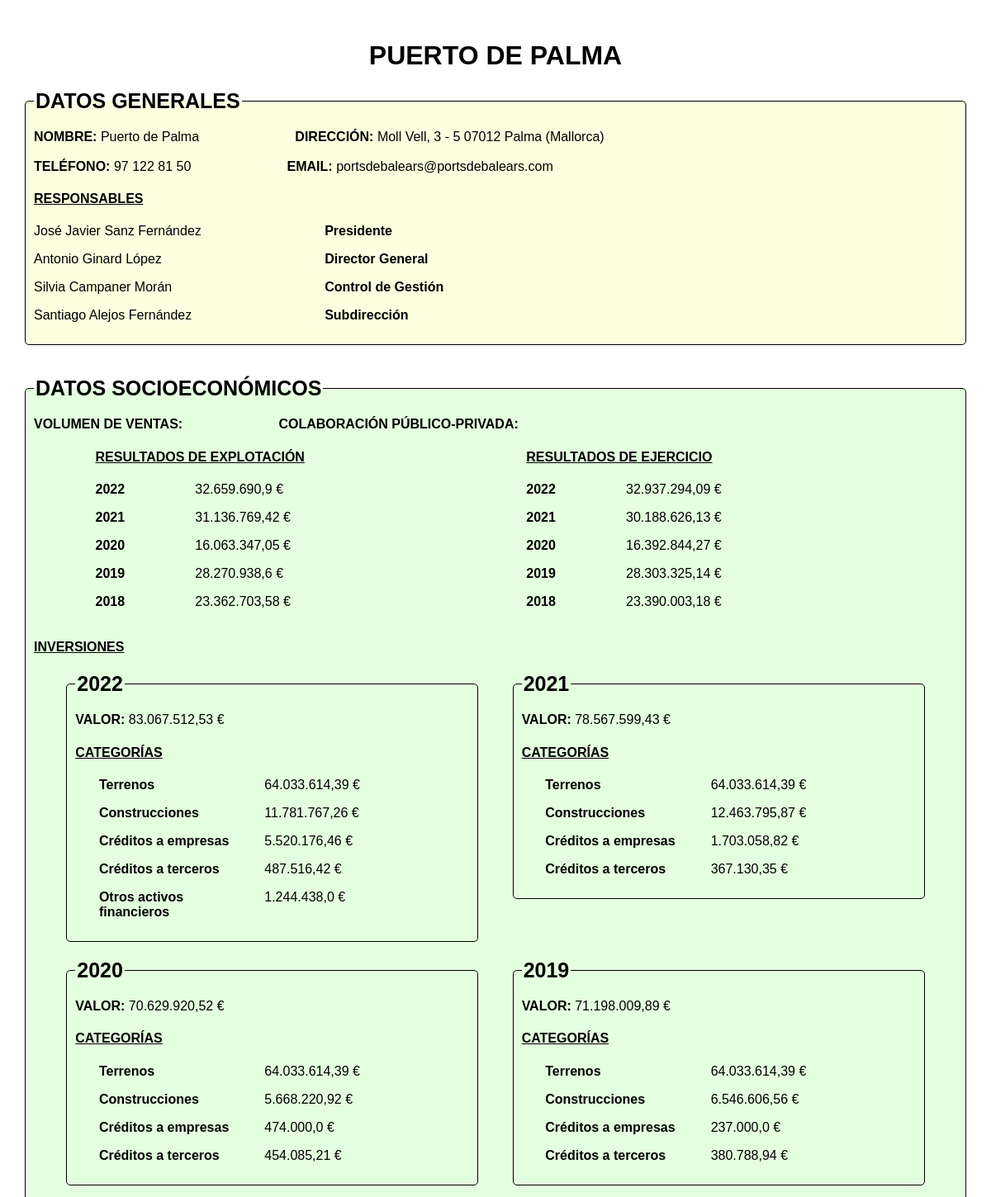
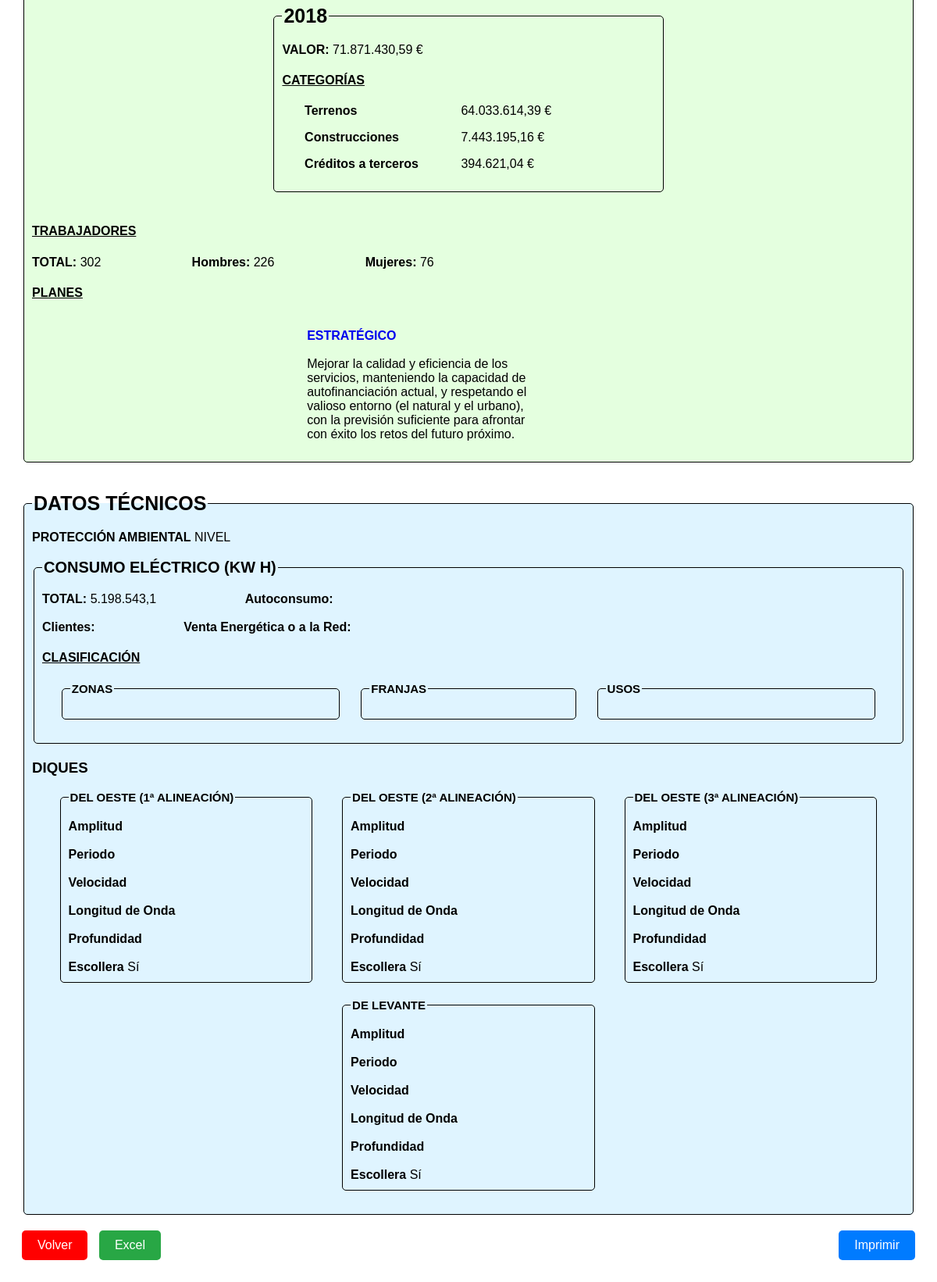
The app's page /show_details/4 with its own data (2 pictures, top to bottom).
### tables this page shows
CREATE TABLE Generales (
        puerto_id INTEGER PRIMARY KEY AUTOINCREMENT,
        nombre_pu TEXT NOT NULL,
        direccion TEXT NOT NULL,
        telefono TEXT NOT NULL,
        mail TEXT NOT NULL
    );

CREATE TABLE Responsables (
        responsable_id INTEGER PRIMARY KEY AUTOINCREMENT,
        puerto_id INTEGER NOT NULL,
        nombre_res TEXT NOT NULL,
        apellidos TEXT NOT NULL,
        cargo_res TEXT NOT NULL,
        FOREIGN KEY (puerto_id) REFERENCES Generales(puerto_id)
    );

CREATE TABLE ResultadoExplotacion (
        resultado_id INTEGER PRIMARY KEY AUTOINCREMENT,
        puerto_id INTEGER NOT NULL,
        anio_ex INTEGER,
        valor_ex REAL,
        FOREIGN KEY (puerto_id) REFERENCES Socioeconomicos(puerto_id)
    );

CREATE TABLE ResultadoEjercicio (
        resultado_id INTEGER PRIMARY KEY AUTOINCREMENT,
        puerto_id INTEGER NOT NULL,
        anio_ej INTEGER,
        valor_ej REAL,
        FOREIGN KEY (puerto_id) REFERENCES Socioeconomicos(puerto_id)
    );

CREATE TABLE Inversiones (
        inversion_id INTEGER PRIMARY KEY AUTOINCREMENT,
        puerto_id INTEGER NOT NULL,
        anio_in INTEGER,
        valor_in REAL,
        FOREIGN KEY (puerto_id) REFERENCES Socioeconomicos(puerto_id)
    );

CREATE TABLE CategoriasInversiones (
        categoria_id INTEGER PRIMARY KEY AUTOINCREMENT,
        inversion_id INTEGER NOT NULL,
        puerto_id INTEGER NOT NULL,
        nombre_cat TEXT,
        valor_cat REAL,
        FOREIGN KEY (inversion_id) REFERENCES Inversiones(inversion_id)
    );

CREATE TABLE Socioeconomicos (
        socioeconomico_id INTEGER PRIMARY KEY AUTOINCREMENT,
        puerto_id INTEGER NOT NULL,
        trab_total INTEGER,
        trab_hombres INTEGER,
        trab_mujeres INTEGER,
        volumen_ventas REAL,
        colaboracion TEXT,
        plan_estrategico_enlace TEXT,
        plan_estrategico_descripcion TEXT,
        plan_transicion_energetica_enlace TEXT,
        plan_transicion_energetica_descripcion TEXT,
        plan_igualdad_enlace TEXT,
        plan_igualdad_descripcion TEXT,
        FOREIGN KEY (puerto_id) REFERENCES Generales(puerto_id)
    );

CREATE TABLE Diques (
        dique_id INTEGER PRIMARY KEY AUTOINCREMENT,
        puerto_id INTEGER NOT NULL,
        nombre_dique TEXT,
        amplitud REAL,
        periodo REAL,
        velocidad REAL,
        longitud_onda REAL,
        profundidad REAL,
        escullera BOOLEAN,
        FOREIGN KEY (puerto_id) REFERENCES Tecnicos(puerto_id)
    );

### main.py (the view, shortened to what this page needs)
@app.route('/show_details/<puerto_id>', methods=['GET', 'POST'])
def show_details(puerto_id):
    conn = sqlite3.connect('puertos.db')
    cursor = conn.cursor()
    cursor.execute("SELECT * FROM Generales WHERE puerto_id=?", (puerto_id,))
    generales = cursor.fetchone()
    nombre = generales[1]
    generales_columns = [desc[0] for desc in cursor.description]
    cursor.execute("SELECT * FROM Responsables WHERE puerto_id=?", (puerto_id,))
    responsables = cursor.fetchall()
    responsables_columns = [desc[0] for desc in cursor.description]
    cursor.execute("SELECT * FROM Socioeconomicos WHERE puerto_id=?", (puerto_id,))
    socioeconomicos = cursor.fetchone()
    socioeconomicos_columns = [desc[0] for desc in cursor.description]
    cursor.execute("SELECT * FROM Tecnicos WHERE puerto_id=?", (puerto_id,))
    tecnicos = cursor.fetchone()
    tecnicos_columns = [desc[0] for desc in cursor.description]
    cursor.execute("SELECT * FROM ResultadoExplotacion WHERE puerto_id=?", (puerto_id,))
    explotacion = cursor.fetchall()
    explotacion_columns = [desc[0] for desc in cursor.description]
    cursor.execute("SELECT * FROM ResultadoEjercicio WHERE puerto_id=?", (puerto_id,))
    ejercicios = cursor.fetchall()
    ejercicios_columns = [desc[0] for desc in cursor.description]
    cursor.execute("SELECT * FROM Inversiones WHERE puerto_id=?", (puerto_id,))
    inversiones = cursor.fetchall()
    inversiones_columns = [desc[0] for desc in cursor.description]
    cursor.execute("SELECT * FROM CategoriasInversiones WHERE puerto_id=?", (puerto_id,))
    categorias = cursor.fetchall()
    categorias_columns = [desc[0] for desc in cursor.description]
    cursor.execute("SELECT * FROM ZonasConsumoElectrico WHERE puerto_id=?", (puerto_id,))
    zonas = cursor.fetchall()
    zonas_columns = [desc[0] for desc in cursor.description]
    cursor.execute("SELECT * FROM FranjasHorariasConsumoElectrico WHERE puerto_id=?", (puerto_id,))
    franjas = cursor.fetchall()
    franjas_columns = [desc[0] for desc in cursor.description]
    cursor.execute("SELECT * FROM UsosConsumoElectrico WHERE puerto_id=?", (puerto_id,))
    usos = cursor.fetchall()
    usos_columns = [desc[0] for desc in cursor.description]
    cursor.execute("SELECT * FROM Diques WHERE puerto_id=?", (puerto_id,))
    diques = cursor.fetchall()
    diques_columns = [desc[0] for desc in cursor.description]
    conn.close()
    def convert_to_dataframe(data, columns):
        if isinstance(data, list) and len(data) > 0:
            return pd.DataFrame(data, columns=columns)
        elif data:
            return pd.DataFrame([data], columns=columns)
        else:
            return pd.DataFrame(columns=columns)
    df_generales = convert_to_dataframe(generales, generales_columns)
    df_responsables = convert_to_dataframe(responsables, responsables_columns)
    df_socioeconomicos = convert_to_dataframe(socioeconomicos, socioeconomicos_columns)
    df_tecnicos = convert_to_dataframe(tecnicos, tecnicos_columns)
    df_explotacion = convert_to_dataframe(explotacion, explotacion_columns)
    df_ejercicios = convert_to_dataframe(ejercicios, ejercicios_columns)
    df_inversiones = convert_to_dataframe(inversiones, inversiones_columns)
    df_categorias = convert_to_dataframe(categorias, categorias_columns)
    df_zonas = convert_to_dataframe(zonas, zonas_columns)
    df_franjas = convert_to_dataframe(franjas, franjas_columns)
    df_usos = convert_to_dataframe(usos, usos_columns)
    df_diques = convert_to_dataframe(diques, diques_columns)
    return render_template('details.html', generales=generales, responsables=responsables,
                           socioeconomicos=socioeconomicos, tecnicos=tecnicos, explotacion=explotacion,
                           ejercicios=ejercicios, inversiones=inversiones, categorias=categorias,
                           zonas=zonas, franjas=franjas, usos=usos, diques=diques)

### templates/details.html (shortened to what this page needs)
<!DOCTYPE html>
<html lang="es">
<head>
    <link rel="stylesheet" href="{{ url_for('static', filename='styles.css') }}">
</head>
<body>
<div class="container">
    <h1>{{ generales[1] }}</h1>
    <fieldset class="datos_generales" >
        {% macro format_valor(valor) %}
            {% set valor = valor|string %}
            {% set valor = valor|replace('.', ',') %}
            {% set valor = valor|reverse %}
            {% set character_position = valor.find(",") %}
            {% set v=namespace(valor_con_puntos = '') %}
            {% if character_position != -1 %}
                {% set ns = namespace(contador=0) %}
                {% for index in range(character_position + 1, valor|length) %}
                    {% if ns.contador == 3 %}
                        {% set v.valor_con_puntos = v.valor_con_puntos ~ '.' %}
                        {% set ns.contador = 0 %}
                    {% endif %}
                    {% set ns.contador = ns.contador + 1 %}
                    {% set v.valor_con_puntos = v.valor_con_puntos + valor[index] %}
                {% endfor %}
                {% set v.valor_con_puntos = valor[:character_position + 1] ~ v.valor_con_puntos %}
            {% endif %}
            {% if valor.endswith('-') %}
                {%set v.valor_con_puntos = v.valor_con_puntos|reverse%}
                {{ v.valor_con_puntos[1:]}}
            {% else %}
                {{ v.valor_con_puntos|reverse }}
            {% endif %}
        {% endmacro %}
        <legend>Datos Generales</legend>
        <p>
            <span><b>NOMBRE:</b></span>
            <span>{{ generales[1] }}</span>
        </p>
        <p>
            <span><b>DIRECCIÓN:</b></span>
            <span>{{ generales[2] }}</span>
        </p><br><br>
        <p>
            <span><b>TELÉFONO:</b></span>
            <span>{{ generales[3] }}</span>
        </p>
        <p>
            <span><b>EMAIL:</b></span>
            <span>{{ generales[4] }}</span>
        </p>
        <h4><u>RESPONSABLES</u></h4>
        <div id="responsables">
            {% for responsable in responsables %}
            <div id="responsable_{{ loop.index }}">
                <p style="display: flex;">
                    <span style="flex: 0.35;">{{ responsable[2] }} {{ responsable[3] }}</span>
                    <span style="flex: 0.65;"><b> {{ responsable[4] }}</b></span>
                </p>
            </div>
            {% endfor %}
        </div>
    </fieldset>
    <br>
    <fieldset class="datos_socioeconomicos" >
        <legend>Datos Socioeconómicos</legend>
        <p>
            <span><b>VOLUMEN DE VENTAS:</b></span>
        </p>
        <p>
            <span><b>COLABORACIÓN PÚBLICO-PRIVADA:</b></span>
        </p>
        <div style="display: flex; justify-content: space-evenly;">
            <div id="resultados_explotacion" style="flex: 0.4;">
                <h4><u>RESULTADOS DE EXPLOTACIÓN</u></h4>
                {% for resultado_explotacion in explotacion %}
                <div id="resultado_explotacion_{{ loop.index }}">
                    <p style="display: flex; justify-content: space-evenly;">
                        <span style="flex: 0.3;"><b>{{ resultado_explotacion[2] }}</b></span>
                        <span style="flex: 0.7; color: {% if resultado_explotacion[3] < 0 %}red{% else %}black{% endif %};">
                            {{ "\t" + format_valor(resultado_explotacion[3]) + "€" }}
                        </span>
                    </p>
                </div>
                {% endfor %}
            </div>
            <div id="resultados_ejercicio" style="flex: 0.4;">
                <h4><u>RESULTADOS DE EJERCICIO</u></h4>
                {% for resultado_ejercicio in ejercicios %}
                <div id="resultado_ejercicio_{{ loop.index }}">
                    <p style="display: flex; justify-content: space-evenly;">
                        <span style="flex: 0.3;"><b>{{ resultado_ejercicio[2] }}</b></span>
                        <span style="flex: 0.7; color: {% if resultado_ejercicio[3] < 0 %}red{% else %}black{% endif %};">
                            {{ "\t" + format_valor(resultado_ejercicio[3]) + "€" }}
                        </span>
                    </p>
                </div>
                {% endfor %}
            </div>
        </div>
        <h4><u>INVERSIONES</u></h4>
        <div id="inversiones" style="display: flex; flex-wrap: wrap; justify-content: space-evenly;">
            {% for inversion in inversiones %}
            <div id="inversion_{{ loop.index }}" style="flex: 0 1 calc(45%);">
                <fieldset>
                    <legend>{{ inversion[2] }}</legend>
                    <p>
                        <span><b>VALOR:</b></span>
                        <span style="color: {% if inversion[3] < 0 %}red{% else %}black{% endif %};">
                            {{ "\t" + format_valor(inversion[3]) + "€" }}
                        </span>
                    </p>
                    <h4><u>CATEGORÍAS</u></h4>
                    <div id="categorias_inversion_{{ loop.index }}">
                        {% for categoria in categorias %}
                        {% if categoria[1] == inversion[0] %}
                        <p style="display: flex; justify-content: space-evenly;">
                            <span style="flex: 0.40;"><b>{{ categoria[3] }}</b></span>
                            <span style="flex: 0.40; color: {% if categoria[4] < 0 %}red{% else %}black{% endif %};">
                                {{ "\t" + format_valor(categoria[4]) + "€" }}
                            </span>
                        </p>
                        {% endif %}
                        {% endfor %}
                    </div>
                </fieldset>
            </div>
            {% endfor %}
        </div>
        <h4><u>TRABAJADORES</u></h4>
        <p>
            <span><b>TOTAL:</b></span>
            <span>{{ socioeconomicos[2] }}</span>
        </p>
        <p>
            <span><b>Hombres:</b></span>
            <span>{{ socioeconomicos[3] }}</span>
        </p>
        <p>
            <span><b>Mujeres:</b></span>
            <span>{{ socioeconomicos[4] }}</span>
        </p>
        <h4><u>PLANES</u></h4>
        <div style="display: flex; justify-content: space-evenly;">
            {% if socioeconomicos[7] and socioeconomicos[7]|length > 0 and socioeconomicos[8] and socioeconomicos[8]|length > 0 %}
                <p style="flex: 0.3;">
                    <a href="{{ socioeconomicos[7] }}" style="text-decoration: none;">
                        <span><b>ESTRATÉGICO</b></span><br><br>
                    </a>
                    <span>{{ socioeconomicos[8] }}</span>
                </p>
            {% endif %}
        </div>
    </fieldset>
    <br>
    <fieldset class="datos-tecnicos" style="background: #dff4ff">
        <legend>Datos Técnicos</legend>
        <p>
            <span><b>PROTECCIÓN AMBIENTAL</b></span>
            <span>NIVEL {{ tecnicos[6] }}</span><br>
        </p>
        <fieldset>
            <legend style="font-size: 20px;">CONSUMO ELÉCTRICO (KW H)</legend>
            <p>
                <span><b>TOTAL:</b></span>
                <span>{{ "\t" + format_valor(tecnicos[2]) }}</span>
            </p>
            <p>
                <span><b>Autoconsumo:</b></span>
            </p><br><br>
            <p>
                <span><b>Clientes:</b></span>
            </p>
            <p>
                <span><b>Venta Energética o a la Red:</b></span>
            </p>
            <h4><u>CLASIFICACIÓN</u></h4>
            <div style="display: flex; justify-content: space-evenly;">
                <fieldset style="flex: 0.33;">
                    <legend style="font-size: 15px;">ZONAS</legend>
                </fieldset>
                <fieldset style="flex: 0.25;">
                    <legend style="font-size: 15px;">FRANJAS</legend>
                </fieldset>
                <fieldset style="flex: 0.33;">
                    <legend style="font-size: 15px;">USOS</legend>
                </fieldset>
            </div>
        </fieldset>
        <h3>Diques</h3>
        <div style="display: flex; flex-wrap: wrap; justify-content: space-evenly;">
            {% for dique in diques %}
            <fieldset style="flex: 0 1 calc(27%);">
                <legend style="font-size: 15px;">{{ dique[2] }}</legend>
                <p>
                    <span><b>Amplitud</b></span>
                </p><br><br>
                <p>
                    <span><b>Periodo</b></span>
                </p><br><br>
                <p>
                    <span><b>Velocidad</b></span>
                </p><br><br>
                <p>
                    <span><b>Longitud de Onda</b></span>
                </p><br><br>
                <p>
                    <span><b>Profundidad</b></span>
                </p><br><br>
                <p>
                    <span><b>Escollera</b></span>
                    <span>{{"\t" +  "Sí" if dique[8] == 1 else "No" if dique[8] == 0 else "" }}</span>
                </p>
            </fieldset>
            {% endfor %}
        </div>
    </fieldset>
    <button type="button" id="button-back" onclick="window.location.href='{{ url_for('consult_port') }}'">Volver</button>
    <form action="{{ request.url }}" method="POST">
        <button type="submit" name="action" class="excel" value="download_excel">Excel</button>
    </form>
    <input type="button" name="imprimir" value="Imprimir" class="printbutton" onclick="window.print();">
</div>
</body>
</html>

### records on screen
Generales: nombre_pu "PUERTO DE PALMA", nombre_pu "Puerto de Palma", direccion "Moll Vell, 3 - 5 07012 Palma (Mallorca)", telefono "97 122 81 50", mail "portsdebalears@portsdebalears.com"
Responsables: nombre_res "José Javier", apellidos "Sanz Fernández", cargo_res "Presidente"
Responsables: nombre_res "Antonio", apellidos "Ginard López", cargo_res "Director General"
Responsables: nombre_res "Silvia", apellidos "Campaner Morán", cargo_res "Control de Gestión"
Responsables: nombre_res "Santiago", apellidos "Alejos Fernández", cargo_res "Subdirección"
ResultadoExplotacion: anio_ex "2022", valor_con_puntos|reverse "32.659.690,9", valor_ex "€"
ResultadoExplotacion: anio_ex "2021", valor_con_puntos|reverse "31.136.769,42", valor_ex "€"
ResultadoExplotacion: anio_ex "2020", valor_con_puntos|reverse "16.063.347,05", valor_ex "€"
ResultadoExplotacion: anio_ex "2019", valor_con_puntos|reverse "28.270.938,6", valor_ex "€"
ResultadoExplotacion: anio_ex "2018", valor_con_puntos|reverse "23.362.703,58", valor_ex "€"
ResultadoEjercicio: anio_ej "2022", valor_con_puntos|reverse "32.937.294,09", valor_ej "€"
ResultadoEjercicio: anio_ej "2021", valor_con_puntos|reverse "30.188.626,13", valor_ej "€"
ResultadoEjercicio: anio_ej "2020", valor_con_puntos|reverse "16.392.844,27", valor_ej "€"
ResultadoEjercicio: anio_ej "2019", valor_con_puntos|reverse "28.303.325,14", valor_ej "€"
ResultadoEjercicio: anio_ej "2018", valor_con_puntos|reverse "23.390.003,18", valor_ej "€"
Inversiones: anio_in "2022", valor_con_puntos|reverse "83.067.512,53", valor_in "€"
CategoriasInversiones: nombre_cat "Terrenos", valor_con_puntos|reverse "64.033.614,39", valor_cat "€"
CategoriasInversiones: nombre_cat "Construcciones", valor_con_puntos|reverse "11.781.767,26", valor_cat "€"
CategoriasInversiones: nombre_cat "Créditos a empresas", valor_con_puntos|reverse "5.520.176,46", valor_cat "€"
CategoriasInversiones: nombre_cat "Créditos a terceros", valor_con_puntos|reverse "487.516,42", valor_cat "€"
CategoriasInversiones: nombre_cat "Otros activos financieros", valor_con_puntos|reverse "1.244.438,0", valor_cat "€"
Inversiones: anio_in "2021", valor_con_puntos|reverse "78.567.599,43", valor_in "€"
CategoriasInversiones: nombre_cat "Terrenos", valor_con_puntos|reverse "64.033.614,39", valor_cat "€"
CategoriasInversiones: nombre_cat "Construcciones", valor_con_puntos|reverse "12.463.795,87", valor_cat "€"
CategoriasInversiones: nombre_cat "Créditos a empresas", valor_con_puntos|reverse "1.703.058,82", valor_cat "€"
CategoriasInversiones: nombre_cat "Créditos a terceros", valor_con_puntos|reverse "367.130,35", valor_cat "€"
Inversiones: anio_in "2020", valor_con_puntos|reverse "70.629.920,52", valor_in "€"
CategoriasInversiones: nombre_cat "Terrenos", valor_con_puntos|reverse "64.033.614,39", valor_cat "€"
CategoriasInversiones: nombre_cat "Construcciones", valor_con_puntos|reverse "5.668.220,92", valor_cat "€"
CategoriasInversiones: nombre_cat "Créditos a empresas", valor_con_puntos|reverse "474.000,0", valor_cat "€"
CategoriasInversiones: nombre_cat "Créditos a terceros", valor_con_puntos|reverse "454.085,21", valor_cat "€"
Inversiones: anio_in "2019", valor_con_puntos|reverse "71.198.009,89", valor_in "€"
CategoriasInversiones: nombre_cat "Terrenos", valor_con_puntos|reverse "64.033.614,39", valor_cat "€"
CategoriasInversiones: nombre_cat "Construcciones", valor_con_puntos|reverse "6.546.606,56", valor_cat "€"
CategoriasInversiones: nombre_cat "Créditos a empresas", valor_con_puntos|reverse "237.000,0", valor_cat "€"
CategoriasInversiones: nombre_cat "Créditos a terceros", valor_con_puntos|reverse "380.788,94", valor_cat "€"
Inversiones: anio_in "2018", valor_con_puntos|reverse "71.871.430,59", valor_in "€"
CategoriasInversiones: nombre_cat "Terrenos", valor_con_puntos|reverse "64.033.614,39", valor_cat "€"
CategoriasInversiones: nombre_cat "Construcciones", valor_con_puntos|reverse "7.443.195,16", valor_cat "€"
CategoriasInversiones: nombre_cat "Créditos a terceros", valor_con_puntos|reverse "394.621,04", valor_cat "€"
Socioeconomicos: trab_total "302", trab_hombres "226", trab_mujeres "76", plan_estrategico_descripcion "Mejorar la calidad y eficiencia de los servicios, manteniendo la capacidad de autofinanciación actual, y respetando el valioso entorno (el natural y el urbano), con la previsión suficiente para afrontar con éxito los retos del futuro próximo."
Diques: nombre_dique "DEL OESTE (1ª ALINEACIÓN)", escullera "Sí"
Diques: nombre_dique "DEL OESTE (2ª ALINEACIÓN)", escullera "Sí"
Diques: nombre_dique "DEL OESTE (3ª ALINEACIÓN)", escullera "Sí"
Diques: nombre_dique "DE LEVANTE", escullera "Sí"

### other values on screen
{{ v.valor_con_puntos|reverse }} "5.198.543,1"
